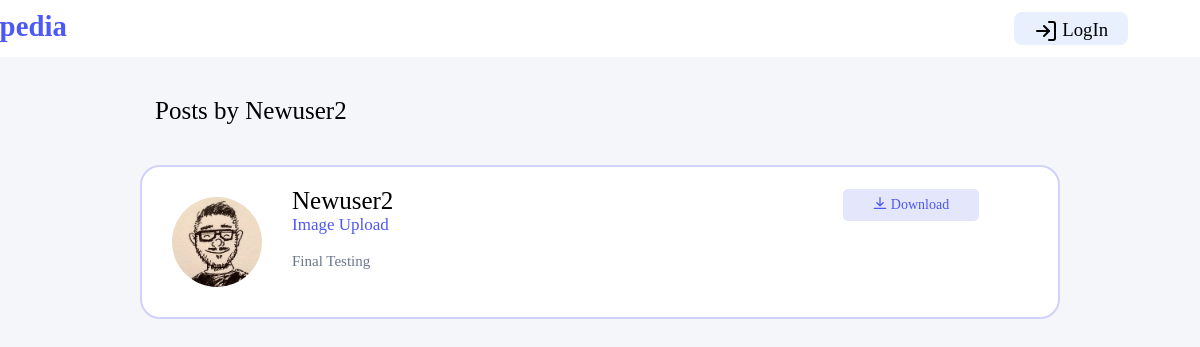
The app's page /user/Newuser2 with its own data.
### blog/models.py (models this page shows, shortened)
class Post(models.Model):
	title = models.CharField(max_length=100,name='title')
	file = models.FileField(null=True,blank=True,upload_to='Files',name='file')
	content = models.TextField(name='content')
	date_posted = models.DateTimeField(default=timezone.now)
	author = models.ForeignKey(User, on_delete=models.CASCADE)

### users/models.py (models this page shows, shortened)
class Profile(models.Model):
    user = models.OneToOneField(User, on_delete=models.CASCADE)
    image = models.ImageField(default='default.jpg', upload_to='profile_pics')

### blog/views.py (the view)
# urls.py: path('user/<str:username>', UserPostListView.as_view(), name='user-posts'),
class UserPostListView(ListView):
    model = Post
    template_name = 'blog/user_posts.html'  # <app>/<model>_<viewtype>.html
    context_object_name = 'posts'
    def get_queryset(self):
        user = get_object_or_404(User, username=self.kwargs.get('username'))
        return Post.objects.filter(author=user).order_by('-date_posted')

### blog/templates/blog/user_posts.html (shortened to what this page needs)
{% extends "blog/base.html" %}
{% block content %}
    <div class="edittitle">Posts by {{ view.kwargs.username }}</div>
    {% for post in posts %}
<div class="homes">
    <div>
        <a href="{{ post.author.profile.image.url }} " target="_blank"><img class="image" src="{{ post.author.profile.image.url }}"></a>
    </div>
    <div class="details">
        <a href="{% url 'user-posts' post.author.username  %}"><text class="items itmes1">{{ post.author }}</text></a>
        <br>
        <text class="items itmes2">{{ post.title }}</text>
        <br><br>
        <text class="items itmes3">{{ post.content }}</text>
        <br>
    </div>
    {% if post.file %}
    <div class="downl">
        <a href="{{ post.file.url }}" download >
        <button class="btnss" type="submit" name="Downalod">
            Download
        </button></a>
    </div>
    {% endif %}
</div>
{% endfor %}
{% endblock content %}

### blog/static/blog/style.css (style rules this page uses)
* { margin:0; padding:0; font-family: 'cera pro', Times, serif; text-decoration: None; }
body { background-color:rgb(245,246,250); }
.image { margin:30px; border-radius:50%; height:90px; width:90px; }
.details { padding:20px 0px 0px 0px; }
.itmes1 { font-size:25px; color:rgb(0,0,0); }
.itmes2 { font-size:17px; color:rgb(79,88,240); }
.itmes3 { color:rgb(107,118,139); font-size:15px; }
.btnss { padding:8px 30px; font-size:14px; background-color:rgb(228,230,252); color:rgb(79,88,240); border:None; border-radius:5px; cursor: pointer; }
.downl { margin: 22px 0px 0px 450px; }
.titlenew,.edittitle { padding:40px 0px 0px 155px; font-size:25px; font-weight:semibold; }
.homes { margin:40px 140px; background-color:white; border: 2px solid rgb(208,210,250); border-radius:20px; display:flex; }
a { color:inherit; text-decoration:None; }

### records on screen
Post: author.profile.image (picture), author "Newuser2", title "Image Upload", content "Final Testing"

### other values on screen
{{ view.kwargs.username }} "Newuser2"
